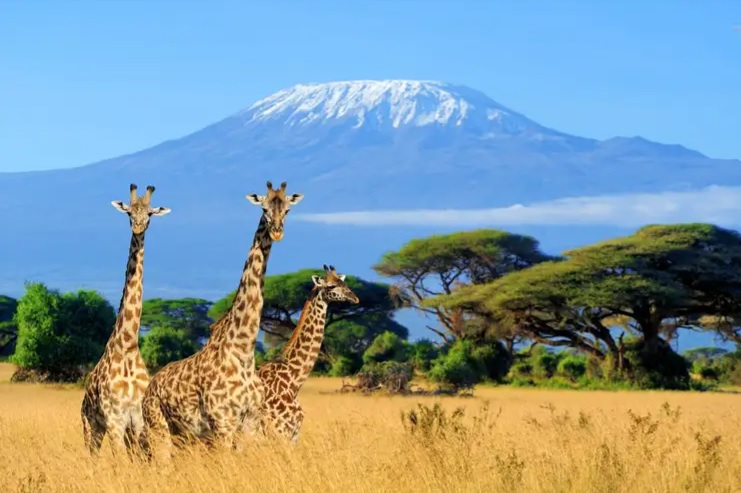
#> input picture jerapah.jpg, 741 x 493 px
$ python Fourier.py
#> lines starting #> are read from the running program, lines starting #| are printed output that depends on the picture
import numpy as np
import cv2
from matplotlib import pyplot as plt

img = cv2.imread('jerapah.jpg',0)
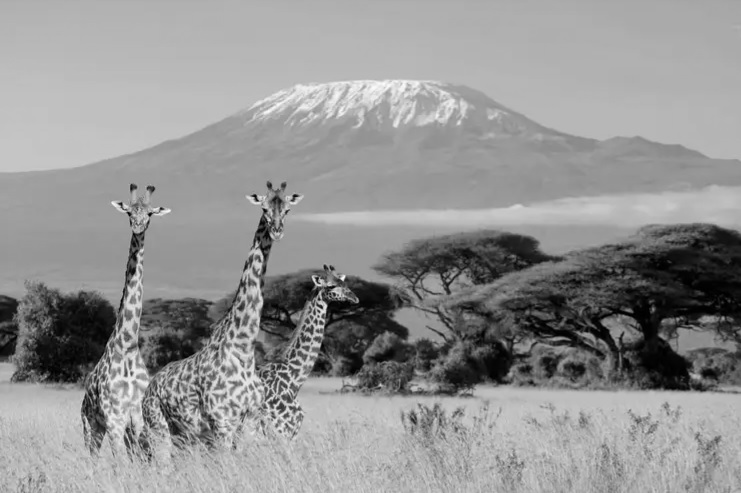
#> img: shape (493, 741); min 0, max 254, mean 146.3

dft = cv2.dft(np.float32(img),flags = cv2.DFT_COMPLEX_OUTPUT)
dft_shift = np.fft.fftshift(dft)

magnitude_spectrum = 20*np.log(cv2.magnitude(dft_shift[:,:,0],dft_shift[:,:,1]))
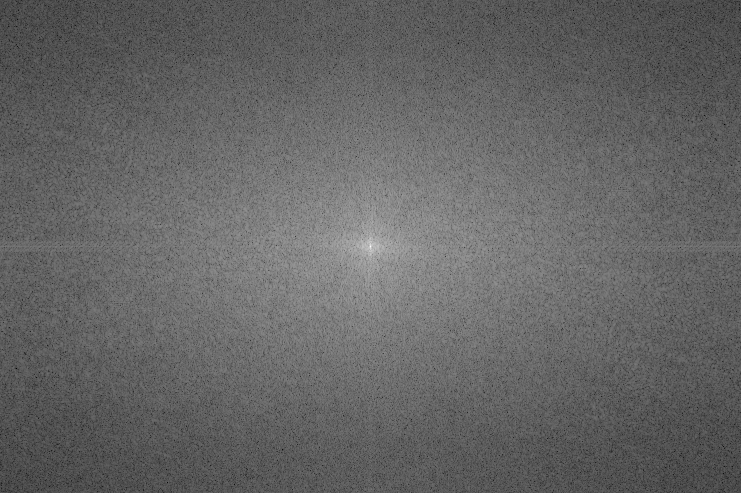
#> magnitude_spectrum: shape (493, 741) float32; min 25.45, max 355.9, mean 156.5; drawn with min black and max white

plt.subplot(121),plt.imshow(img, cmap = 'gray')
plt.title('Input Image'), plt.xticks([]), plt.yticks([])
plt.subplot(122),plt.imshow(magnitude_spectrum, cmap = 'gray')
plt.title('Magnitude Spectrum'), plt.xticks([]), plt.yticks([])
plt.show()
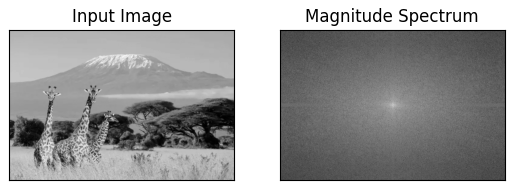
#> figure drawn by matplotlib, 2 panels
